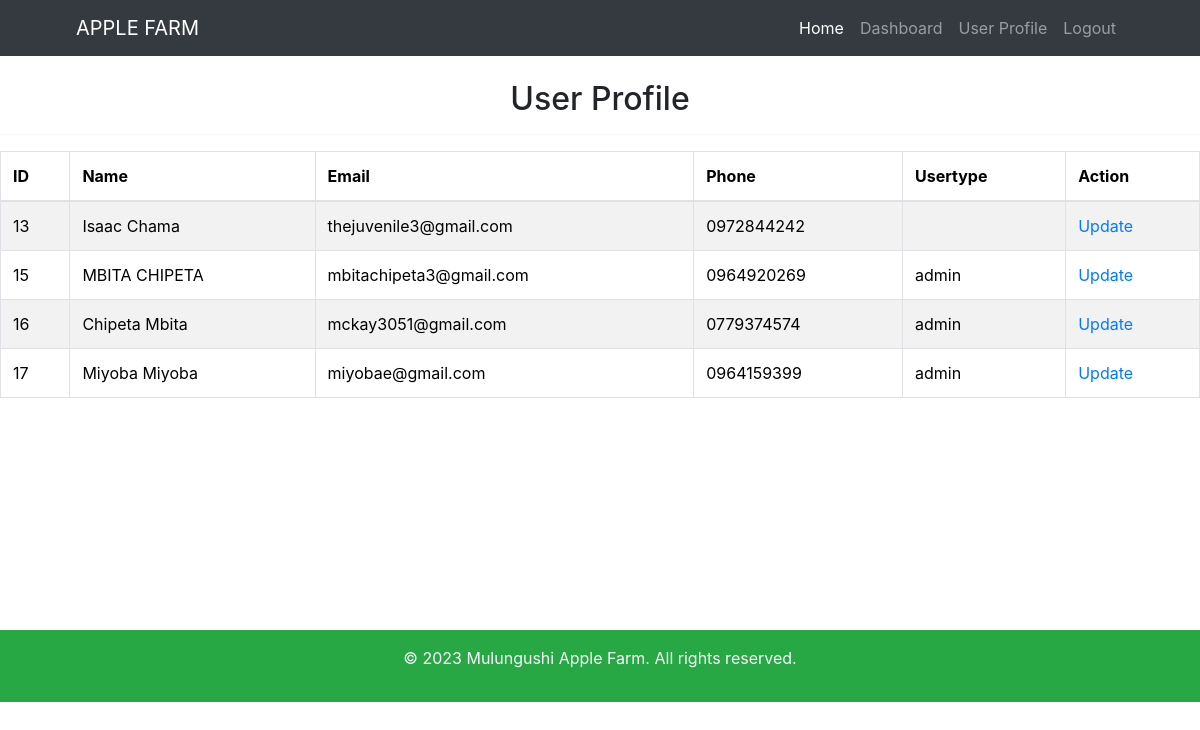
Screenshot of /user-profile.php (signed in) with the database file from the repository.
### tables this page shows
CREATE TABLE `users` (
  `id` int(11) NOT NULL,
  `name` varchar(255) NOT NULL,
  `phone` varchar(15) DEFAULT NULL,
  `email` varchar(255) NOT NULL,
  `password` varchar(255) NOT NULL,
  `verify_token` varchar(100) DEFAULT NULL,
  `verify_status` tinyint(2) NOT NULL DEFAULT 0 COMMENT '0=no,1=yes',
  `created_at` timestamp NOT NULL DEFAULT current_timestamp(),
  `usertype` varchar(20) NOT NULL
);

### user-profile.php (the view, shortened to what this page needs)
<?php
include('includes/header.php');
include('includes/navbar.php');
include("dbcon.php");
$result = mysqli_query($con, "SELECT * FROM users");
?>
<br>
<h2 style="text-align: center;">User Profile</h2>
<hr>
<?php
if (mysqli_num_rows($result) > 0) {
?>
<div class="table-responsive">
    <table class="table table-bordered table-striped">
        <thead>
            <tr>
                <th>ID</th>
                <th>Name</th>
                <th>Email</th>
                <th>Phone</th>
                <th>Usertype</th>
                <th>Action</th>
            </tr>
        </thead>
        <tbody>
            <?php
            while ($row = mysqli_fetch_array($result)) {
            ?>
                <tr>
                    <td><?php echo $row["id"]; ?></td>
                    <td><?php echo $row["name"]; ?></td>
                    <td><?php echo $row["email"]; ?></td>
                    <td><?php echo $row["phone"]; ?></td>
                    <td><?php echo $row["usertype"]; ?></td>
                    <td><a href="update-details.php?id=<?php echo $row["id"]; ?>">Update</a></td>
                </tr>
                <?php
            }
            ?>
        </tbody>
    </table>
</div>
<?php
} else {
    echo "No Details Found";
}
?>
<br><br><br><br><br><br><br><br><br>
<?php include('includes/footer.php');?>

### rows the page displays
users: id "13", name "Isaac Chama", email "thejuvenile3@gmail.com", phone "0972844242"
users: id "15", name "MBITA CHIPETA", email "mbitachipeta3@gmail.com", phone "0964920269", usertype "admin"
users: id "16", name "Chipeta Mbita", email "mckay3051@gmail.com", phone "0779374574", usertype "admin"
users: id "17", name "Miyoba Miyoba", email "miyobae@gmail.com", phone "0964159399", usertype "admin"
